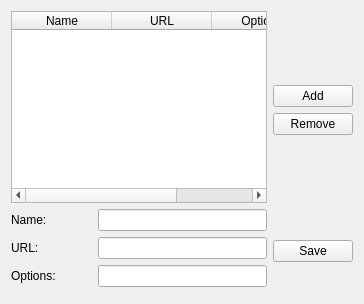
          <widget class="QWidget" name="kickstartRepositoriesTab">
           <attribute name="title">
            <string>Repositories</string>
           </attribute>
           <layout class="QGridLayout" name="gridLayout_7">
            <item row="0" column="0" rowspan="4" colspan="3">
             <widget class="QTableWidget" name="kickstartRepositoriesTableWidget">
              <column>
               <property name="text">
                <string>Name</string>
               </property>
              </column>
              <column>
               <property name="text">
                <string>URL</string>
               </property>
              </column>
              <column>
               <property name="text">
                <string>Options</string>
               </property>
              </column>
             </widget>
            </item>
            <item row="4" column="0">
             <widget class="QLabel" name="repositoryNameLabel">
              <property name="text">
               <string>Name:</string>
              </property>
             </widget>
            </item>
            <item row="4" column="1" colspan="2">
             <widget class="QLineEdit" name="repositoryNameLineEdit"/>
            </item>
            <item row="5" column="0">
             <widget class="QLabel" name="repositoryUrlLabel">
              <property name="text">
               <string>URL:</string>
              </property>
             </widget>
            </item>
            <item row="5" column="1" colspan="2">
             <widget class="QLineEdit" name="repositoryUrlLineEdit"/>
            </item>
            <item row="6" column="0">
             <widget class="QLabel" name="repositoryOptionsLabel">
              <property name="text">
               <string>Options:</string>
              </property>
             </widget>
            </item>
            <item row="6" column="1" colspan="2">
             <widget class="QLineEdit" name="repositoryOptionsLineEdit"/>
            </item>
            <item row="1" column="3">
             <widget class="QPushButton" name="addRepositoryButton">
              <property name="text">
               <string>Add</string>
              </property>
             </widget>
            </item>
            <item row="2" column="3">
             <widget class="QPushButton" name="removeRepositoryButton">
              <property name="text">
               <string>Remove</string>
              </property>
             </widget>
            </item>
            <item row="3" column="3">
             <spacer name="verticalSpacer_2">
              <property name="orientation">
               <enum>Qt::Vertical</enum>
              </property>
              <property name="sizeHint" stdset="0">
               <size>
                <width>20</width>
                <height>40</height>
               </size>
              </property>
             </spacer>
            </item>
            <item row="4" column="3" rowspan="4">
             <widget class="QPushButton" name="saveRepositoryButton">
              <property name="text">
               <string>Save</string>
              </property>
             </widget>
            </item>
            <item row="0" column="3">
             <spacer name="verticalSpacer_3">
              <property name="orientation">
               <enum>Qt::Vertical</enum>
              </property>
              <property name="sizeHint" stdset="0">
               <size>
                <width>20</width>
                <height>40</height>
               </size>
              </property>
             </spacer>
            </item>
           </layout>
          </widget>
